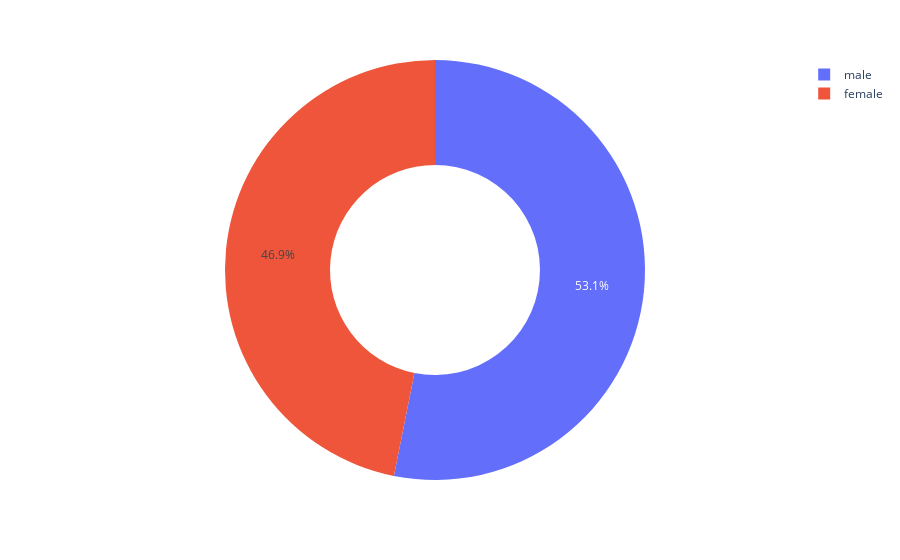

The cell this chart's notebook holds for it:
### Code cell
figure = px.pie(df, values="charges", names="sex", hole=.5)
figure.show()

### Figure 1 — Plotly figure (JSON) as saved in the notebook; plotly's stock layout.template omitted (floating-point values rounded to 4 significant figures; data arrays with more than 128 entries replaced by an {"elided": "..."} marker saying what was removed)
{"data": [{"domain": {"x": [0, 1], "y": [0, 1]}, "hole": 0.5, "hovertemplate": "sex=%{label}<br>charges=%{value}<extra></extra>", "labels": {"elided": "1338 str values"}, "legendgroup": "", "name": "", "showlegend": true, "type": "pie", "values": {"elided": "1338 float values"}}], "layout": {"legend": {"tracegroupgap": 0}, "margin": {"t": 60}}}
